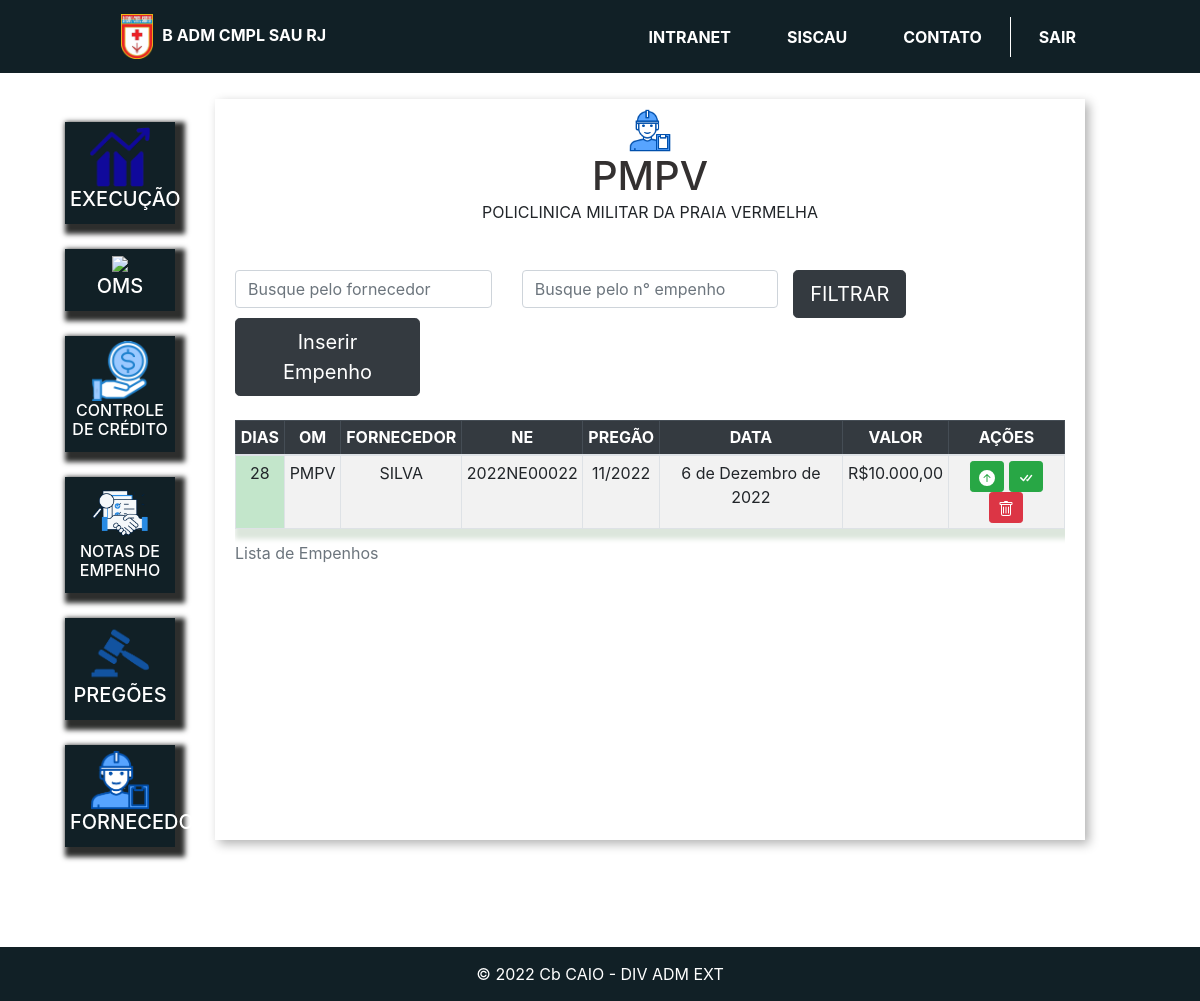
The page /om_empenhos_id/1/ (signed in) on the database as committed earlier.
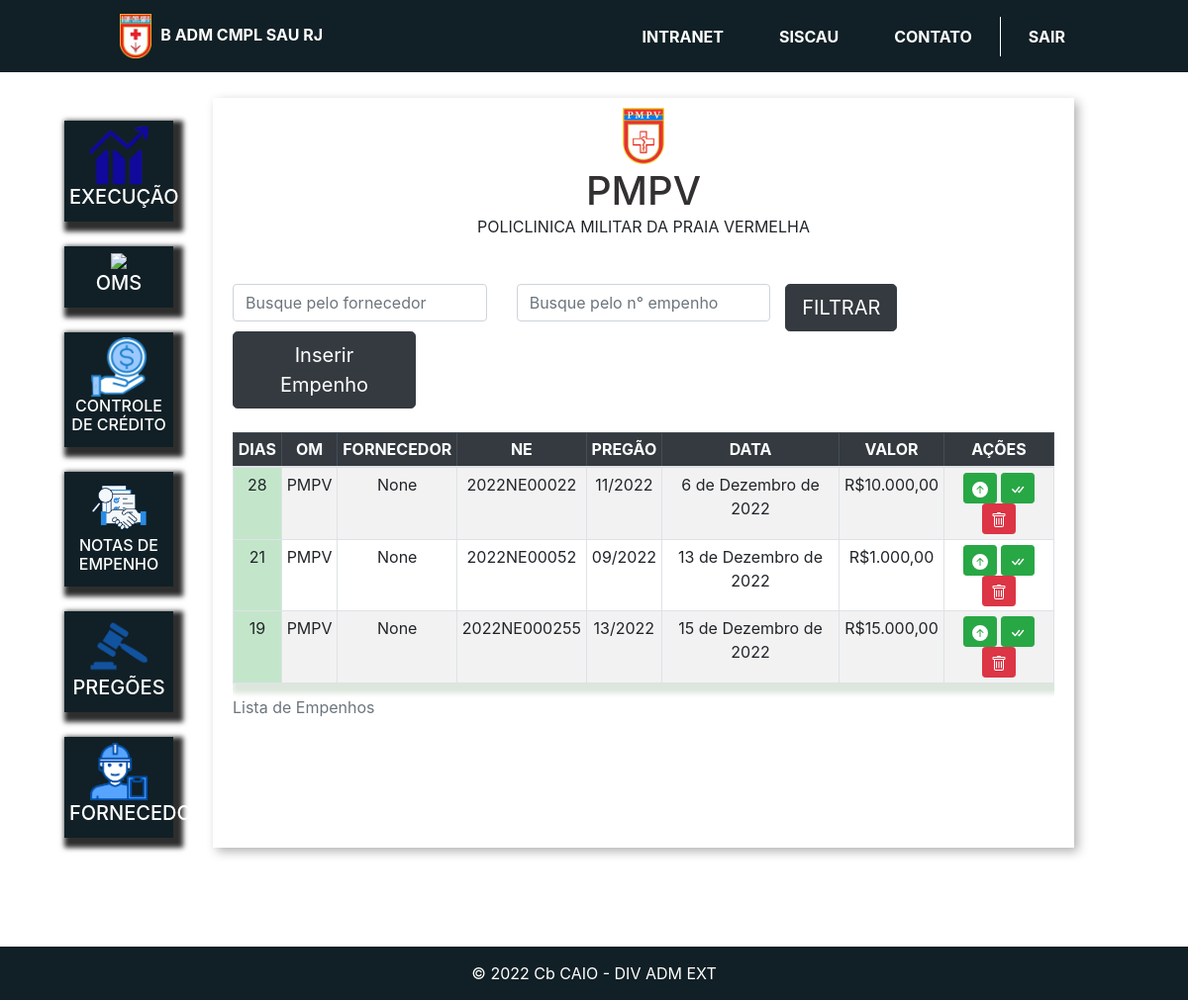
The same page on the database as committed later.
### oms/models.py (models this page shows)
class Om(models.Model):
    LISTA_OMS = (
        ('PMPV', 'PMPV'),
        ('PMRJ', 'PMRJ'),
        ('PMN', 'PMN'),
        ('IBEX', 'IBEX'),
        ('HCE', 'HCE'),
        ('OCEX', 'OCEX'),
        ('HMR', 'HMR'),
        ('HGERJ', 'HGERJ'),
        ('PM Gu VV', 'PM Gu VV'),
        ('LQFEX', 'LQFEX'),
        )
    sigla = models.CharField(max_length=10, choices=LISTA_OMS)
    foto = models.ImageField(upload_to="logo_om")
    email = models.EmailField(null=True)
    telefone = models.IntegerField(null=True)
    ch_almox = models.CharField(max_length=10, null=True, blank=True)
    tel_ch_almox = models.CharField(max_length=15, null=True, blank=True)
    adj_almox = models.CharField(max_length=10, null=True, blank=True)
    tel_adj_almox = models.CharField(max_length=15, null=True, blank=True)
    def __str__(self):
        return self.sigla

### empenhos/models.py (models this page shows, shortened)
class Empenho(models.Model):
    om = models.ForeignKey(Om, on_delete=models.CASCADE)
    fornecedor = models.ForeignKey("plataforma.Fornecedor", on_delete=models.SET_NULL, null=True)
    pregao = models.ForeignKey("pregoes.Pregao", on_delete=models.SET_NULL, null=True)
    plano_interno = models.ForeignKey("plataforma.PlanoInterno", on_delete=models.SET_NULL, null=True)
    nota_credito = models.ForeignKey("plataforma.NotaCredito", on_delete=models.SET_NULL, null=True)
    data = models.DateField()
    numero = models.CharField(max_length=4)
    pdf = models.FileField(upload_to="empenhos", null=True, blank=True)
    valor = models.FloatField(null=True, blank=True)
    entregue = models.BooleanField(default=False)
    def qtd_dias(self):
        data = str(date.today())
        d2 = datetime.strptime(data, '%Y-%m-%d')
        d1 = datetime.strptime(str(self.data), '%Y-%m-%d')
        quantidade_dias = abs((d2 - d1).days)
        return quantidade_dias
    def prioridade(self):
        if self.qtd_dias() < 30:
            classe = "table-success"
        elif self.qtd_dias() <= 50:
            classe = "table-warning"
        else:
            classe = "table-danger"
        prioridade = f'''class="{classe}"'''
        return mark_safe(str(prioridade))
    def preco(self):
        preco = f'{self.valor:_.2f}'.replace('.',',').replace('_','.')
        return preco

### plataforma/models.py (models this page shows)
class Fornecedor(models.Model):
    nome = models.CharField(max_length=30)
    cnpj = models.CharField(max_length=14)
    telefone = models.CharField(max_length=15)
    email = models.EmailField()
    def __str__(self):
        return self.nome

### pregoes/models.py (models this page shows, shortened)
class Pregao(models.Model):
    SITUACAO_CHICES = (
    ('HOMOLOGADO','HOMOLOGADO'),
    ('CJU','CJU'),
    )
    saldo_homologado = models.FloatField()
    pregao = models.CharField(max_length=7, null=False, blank=False)
    situacao = models.CharField(max_length=20, choices=SITUACAO_CHICES)
    descrição = models.CharField(max_length=200, null=False, blank=False)
    oms_favorecidas = models.ManyToManyField("oms.Om")
    termo_homolocao = models.URLField()
    catalago = models.FileField(upload_to='catalago', null=True, blank=True)
    def __str__(self):
        return self.pregao

### oms/views.py (the view)
# urls.py: path('om_empenhos_id/<str:id>/', views.om_empenhos_id, name='om_empenhos_id'),
@login_required(login_url='/auth/logar/')
def om_empenhos_id(request, id):
    fornecedor = Fornecedor.objects.all()
    om = get_object_or_404(Om, id=id)
    pregoes = Pregao.objects.all()
    nc = NotaCredito.objects.all()
    empenhos = Empenho.objects.filter(om_id=id)
    try:
        fornecedor_filtar = request.GET.get('fornecedor')
        numero_empenho_filtar = request.GET.get('numero_empenho')
        if fornecedor_filtar:
            empenhos = Empenho.objects.filter(fornecedor__icontains=fornecedor_filtar)
            empenhos = empenhos.filter(om_id=id)
        if numero_empenho_filtar:
            empenhos = Empenho.objects.filter(numero=numero_empenho_filtar).order_by('numero')
        return render(request, 'om_empenhos_id.html',{'om':om, 'empenhos':empenhos, 'fornecedor': fornecedor,'pregoes':pregoes, 'nc': nc})
    except:
        return render(request, 'om_empenhos_id.html',{'om':om, 'empenhos':empenhos,  'fornecedor': fornecedor,'pregoes':pregoes, 'nc': nc})

### oms/templates/om_empenhos_id.html (shortened to what the changed rows need)
{% extends 'base_plataforma.html' %}
{% load static %}
{% block 'plataforma' %}
<div class="wrapper">
    <div class="box">
            <div class="header-box-om">
                <div class="alinhado_ne">
                    <div>
                            <img width="5%" src="{{om.foto.url}}">
                      </div>
                            <h1 class="titulo">{{om.sigla}}</h1>
                            <p class="paragrafo">POLICLINICA MILITAR DA PRAIA VERMELHA</p>
                </div>
            </div>
            <div class="body-box">
                <br>
                <div class='scroll'>
                    <table class="table table-striped table-bordered table-hover table-sm ">
                        <caption>Lista de Empenhos</caption>
                        <thead class='table-dark '>
                        <tr>
                        <th>DIAS</th>
                        <th>OM</th>
                        <th>FORNECEDOR</th>
                        <th>NE</th>
                        <th>PREGÃO</th>
                        <th>DATA</th>
                        <th>VALOR</th>
                        <th>AÇÕES</th>
                        </tr>
                        </thead >
                        <tbody>
                        {% for i in empenhos %}
                        <tr >
                            <td {% if not i.entregue %}{{i.prioridade}}>{{i.qtd_dias }}{% else %}</td>OK{% endif %}
                            <td>{{i.om}}</td>
                            <td>{{i.fornecedor }}</td>
                            <td>2022NE000{{i.numero}}</td>
                            <td>{{i.pregao}}</td>
                            <td>{{i.data}}</td>
                            <td>R${{i.preco}}</td>
                            <td>
                                <a class="btn btn-success btn-sm" href="{{ i.pdf.url }}" target="_blank" rel="noopener noreferrer">
                                    <svg xmlns="http://www.w3.org/2000/svg" width="16" height="16" fill="currentColor" class="bi bi-arrow-up-circle-fill" viewBox="0 0 16 16">
                                        <path d="M16 8A8 8 0 1 0 0 8a8 8 0 0 0 16 0zm-7.5 3.5a.5.5 0 0 1-1 0V5.707L5.354 7.854a.5.5 0 1 1-.708-.708l3-3a.5.5 0 0 1 .708 0l3 3a.5.5 0 0 1-.708.708L8.5 5.707V11.5z"/>
                                      </svg>
                                </a>
                                <a class="btn btn-success btn-sm" href="{% url 'entregue' i.id%}" rel="noopener noreferrer">
                                </a>
                                    <a href="{% url 'remover_empenho' i.id%}" rel="noopener noreferrer"><button type="button" class="btn btn-danger btn-sm">
                                        </button></a>
                                </div>
                                </div>
                            </div>
                            </div>
                            </td>
                        </tr>
                        {% empty %}
                        <td> SEM EMPENHOS</td>
                        {% endfor %}
                    </div>
                </div>
            </div>
{% endblock%}

Rows that differ between the two databases and show on the page:
changed Om "PMPV": foto: a different picture
changed Empenho "6 de Dezembro de 2022": fornecedor "SILVA" → "None"
added Empenho: qtd_dias "21", om "PMPV", fornecedor "None", numero "52", pregao "09/2022", data "13 de Dezembro de 2022", preco "1.000,00"
added Empenho: qtd_dias "19", om "PMPV", fornecedor "None", numero "255", pregao "13/2022", data "15 de Dezembro de 2022", preco "15.000,00"
